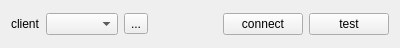
<?xml version="1.0" encoding="UTF-8"?>
<ui version="4.0">
 <class>MODBUS_client</class>
 <widget class="QWidget" name="MODBUS_client">
  <property name="geometry">
   <rect>
    <x>0</x>
    <y>0</y>
    <width>400</width>
    <height>48</height>
   </rect>
  </property>
  <property name="windowTitle">
   <string>Form</string>
  </property>
  <layout class="QVBoxLayout" name="verticalLayout">
   <item>
    <layout class="QHBoxLayout" name="horizontalLayout">
     <item>
      <widget class="QLabel" name="label">
       <property name="text">
        <string>client</string>
       </property>
      </widget>
     </item>
     <item>
      <widget class="QComboBox" name="cb_port"/>
     </item>
     <item>
      <widget class="QToolButton" name="btn_refresh">
       <property name="text">
        <string>...</string>
       </property>
      </widget>
     </item>
     <item>
      <spacer name="horizontalSpacer">
       <property name="orientation">
        <enum>Qt::Horizontal</enum>
       </property>
       <property name="sizeHint" stdset="0">
        <size>
         <width>40</width>
         <height>20</height>
        </size>
       </property>
      </spacer>
     </item>
     <item>
      <widget class="QPushButton" name="btn_connect">
       <property name="text">
        <string>connect</string>
       </property>
      </widget>
     </item>
     <item>
      <widget class="QPushButton" name="btn_test">
       <property name="text">
        <string>test</string>
       </property>
      </widget>
     </item>
    </layout>
   </item>
  </layout>
 </widget>
 <resources/>
 <connections/>
</ui>
